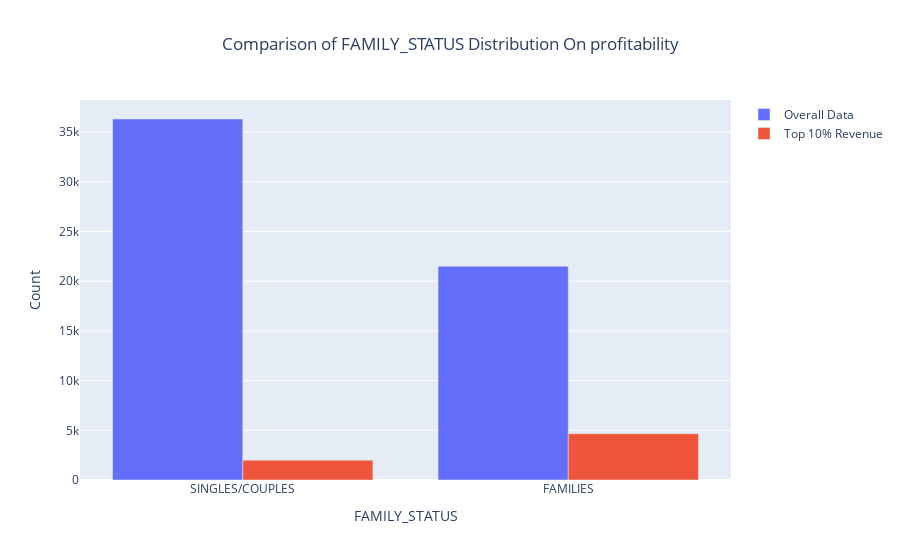

Notebook code for this chart:
### Code cell
# Compare FAMILY_STATUS distribution between all customers and top 10% revenue generators
full_counts = cust_data["FAMILY_STATUS"].value_counts()
top_counts = most_proft_cust_data["FAMILY_STATUS"].value_counts()

fig = go.Figure()
fig.add_trace(go.Bar(x=full_counts.index, y=full_counts.values, name="Overall Data"))
fig.add_trace(go.Bar(x=top_counts.index, y=top_counts.values, name="Top 10% Revenue"))
fig.update_layout(
    title="Comparison of FAMILY_STATUS Distribution On profitability",
    xaxis_title="FAMILY_STATUS",
    yaxis_title="Count",
    barmode="group",
    title_x=0.5,
)
fig.show()

### Figure 1 — Plotly figure (JSON) as saved in the notebook; plotly's stock layout.template omitted (floating-point values rounded to 4 significant figures)
{"data": [{"name": "Overall Data", "type": "bar", "x": ["SINGLES/COUPLES", "FAMILIES"], "y": [36325, 21507]}, {"name": "Top 10% Revenue", "type": "bar", "x": ["FAMILIES", "SINGLES/COUPLES"], "y": [4659, 1994]}], "layout": {"barmode": "group", "title": {"text": "Comparison of FAMILY_STATUS Distribution On profitability", "x": 0.5}, "xaxis": {"title": {"text": "FAMILY_STATUS"}}, "yaxis": {"title": {"text": "Count"}}}}
